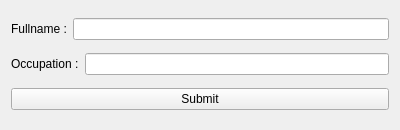
<?xml version="1.0" encoding="UTF-8"?>
<ui version="4.0">
 <class>Widget</class>
 <widget class="QWidget" name="Widget">
  <property name="geometry">
   <rect>
    <x>0</x>
    <y>0</y>
    <width>400</width>
    <height>130</height>
   </rect>
  </property>
  <property name="windowTitle">
   <string>첫번째 위젯</string>
  </property>
  <layout class="QVBoxLayout" name="verticalLayout">
   <item>
    <layout class="QHBoxLayout" name="horizontalLayout">
     <item>
      <widget class="QLabel" name="label">
       <property name="text">
        <string>Fullname :</string>
       </property>
      </widget>
     </item>
     <item>
      <widget class="QLineEdit" name="tfName"/>
     </item>
    </layout>
   </item>
   <item>
    <layout class="QHBoxLayout" name="horizontalLayout_2">
     <item>
      <widget class="QLabel" name="label_2">
       <property name="text">
        <string>Occupation :</string>
       </property>
      </widget>
     </item>
     <item>
      <widget class="QLineEdit" name="tfOccupation"/>
     </item>
    </layout>
   </item>
   <item>
    <widget class="QPushButton" name="btnSubmit">
     <property name="text">
      <string>Submit</string>
     </property>
    </widget>
   </item>
  </layout>
 </widget>
 <resources/>
 <connections/>
</ui>
